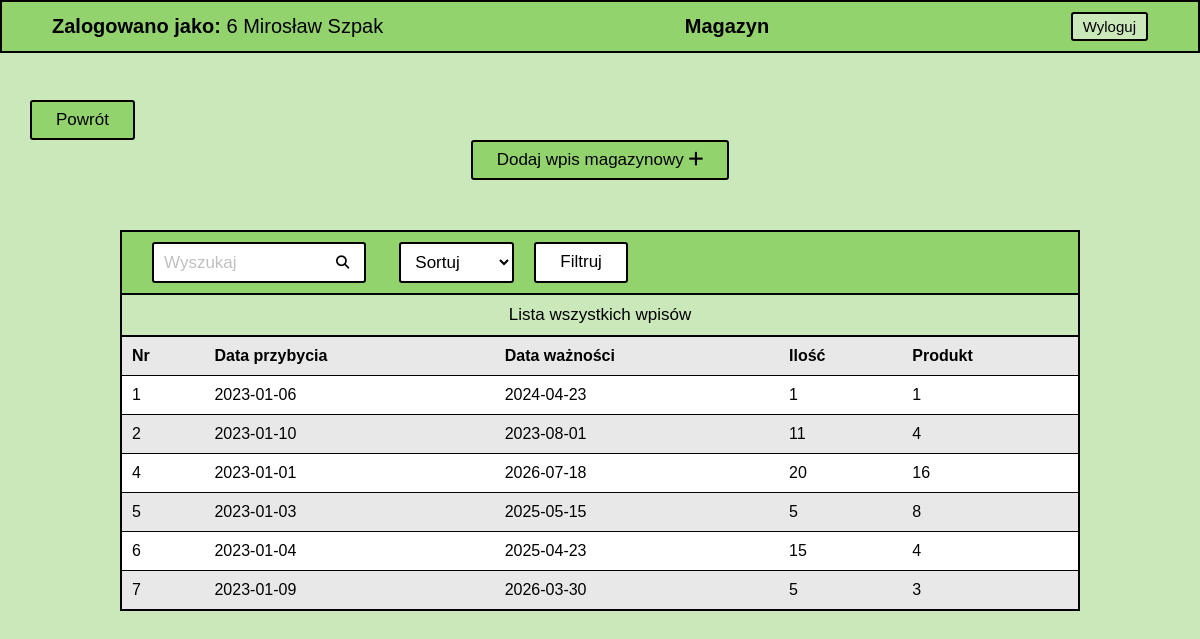
The app's page /index.php?id=6 (signed in) with its own data.
### tables this page shows
CREATE TABLE `warehouse` (
  `id` bigint NOT NULL,
  `arrival_date` date NOT NULL,
  `expiry_date` date NOT NULL,
  `quantity` int NOT NULL,
  `product_id` bigint NOT NULL
);

### php/warehouse.php (the view, shortened to what this page needs)
<section>
    <a href="./index.php" class="btn back-btn">Powrót</a>
    <div class="flex-btn">
        <a href="./php/create-warehouse.php" class="btn">Dodaj wpis magazynowy <i class="fa fa-plus"></i></a>
    </div>
    <article class="content">
        <div class="content-header search">
            <form action="" method="post" class="search">
                <div class="form-field">
                    <input type="text" name="search" id="search" placeholder="Wyszukaj" />
                </div>
                <button type="submit" class="search-btn">
                    <i class="fa-solid fa-magnifying-glass"></i>
                </button>
                <div class="form-field">
                    <select onchange="this.form.submit()" name="sort" id="sort_id" class="btn">
                        <option value="" selected disabled hidden>Sortuj</option>
                    </select>
                </div>
            <div class="form-field">
                    <a href="#" onclick="filterBtn()" id="filter_btn" class="btn">Filtruj</a>
                </div>
            </form>
        </div>
        <div class="content-header">
            <span>Lista wszystkich wpisów</span>
        </div>
        <table class="table">
            <?php
            require_once "./config.php";
                $order_by = '';
                $sql = "SELECT * FROM warehouse";
                $sql .= $order_by;
                $list = '<tr>
                            <th>Nr</th>
                            <th>Data przybycia</th>
                            <th>Data ważności</th>
                            <th>Ilość</th>
                            <th>Produkt</th>
                        </tr>';
                if ($result = mysqli_query($conn, $sql)) {
                    if (mysqli_num_rows($result) > 0) {
                        while ($row = mysqli_fetch_array($result)) {
                            $link = 'window.location="./php/read-warehouse.php?id=' . $row['id'] . '";';
                            $list .= '<tr onclick=' . "$link" . '>
                                        <td>' .  $row['id'] . '</td>
                                        <td>' . $row['arrival_date'] .'</td>
                                        <td>' .  $row['expiry_date'] . '</td>
                                        <td>' . $row['quantity'] .'</td>
                                        <td>' .  $row['product_id'] . '</td>
                                    </tr>';
                        }
                    } else {
                        $list .= '<tr class="alert">
                                    <td colspan="5">Brak wyników</td>
                                </tr>';
                    }
                }
            echo $list;
            ?>
        </table>
    </article>
</section>

### css/style.css (style rules this page uses)
:root { --dark-green: #4c7a34; --green: #92d36e; --light-green: #cbe8ba; --green-hover: #b6ff89; --white: #ffffff; --black: #000000; --gray: #c0c0c0; --light-gray: #e8e8e8; --border: 2px solid var(--black); --radius: 3px; --font-size: 17px; --transition: all 0.3s linear; }
* { margin: 0; padding: 0; box-sizing: border-box; font-family: "Helvetica"; }
a { color: var(--black); text-decoration: none; }
.btn { padding: 8px 24px; font-size: var(--font-size); background: var(--green); border: var(--border); border-radius: var(--radius); cursor: pointer; transition: var(--transition); }
.back-btn { align-self: start; margin-left: 30px; }
.flex-btn { display: flex; justify-content: center; gap: 50px; }
section { padding-top: 100px; min-height: 100vh; display: flex; flex-direction: column; align-items: center; background: var(--light-green); }
.content { margin: 50px 0; width: 80%; border: var(--border); background: var(--white); }
.content-header { padding: 0 20px; display: flex; justify-content: space-between; align-items: center; width: 100%; font-size: var(--font-size); background: var(--green); border-bottom: var(--border); list-style: none; }
.content-header:nth-child(even) { padding: 10px 50px; background: var(--light-green); text-align: center; }
.content-header span { width: 100%; text-align: center; }
.content-header .btn { background: var(--white); }
.search { display: flex; }
.content-header.search { justify-content: left; }
.search-btn { background: none; border: none; position: relative; left: -40px; cursor: pointer; }
select.btn { max-width: 115px; }
#filter_btn { padding: 8px 24px; }
.table { width: 100%; border-collapse: collapse; text-align: left; }
.table th, .table td { padding: 10px; }
.table tr { border-bottom: 1px solid var(--black); cursor: pointer; }
.table tr:first-child { cursor: auto; }
.table tr:last-child { border-bottom: none; }
.table tr:nth-of-type(odd) { background: var(--light-gray); }
.form-field { padding: 10px; display: flex; }
.form-field input, .form-field select, .form-field textarea { padding: 8px 10px; font-size: var(--font-size); border-radius: var(--radius); border: var(--border); }
.form-field input::placeholder { font-size: var(--font-size); color: var(--gray); }

### records on screen
warehouse: id "1", arrival_date "2023-01-06", expiry_date "2024-04-23", quantity "1", product "1"
warehouse: id "2", arrival_date "2023-01-10", expiry_date "2023-08-01", quantity "11", product "4"
warehouse: id "4", arrival_date "2023-01-01", expiry_date "2026-07-18", quantity "20", product "16"
warehouse: id "5", arrival_date "2023-01-03", expiry_date "2025-05-15", quantity "5", product "8"
warehouse: id "6", arrival_date "2023-01-04", expiry_date "2025-04-23", quantity "15", product "4"
warehouse: id "7", arrival_date "2023-01-09", expiry_date "2026-03-30", quantity "5", product "3"

### other values on screen
$_SESSION['user']['group_id'] "6"
$_SESSION['user']['first_name'] "Mirosław"
$_SESSION['user']['last_name'] "Szpak"
$header "Magazyn"
